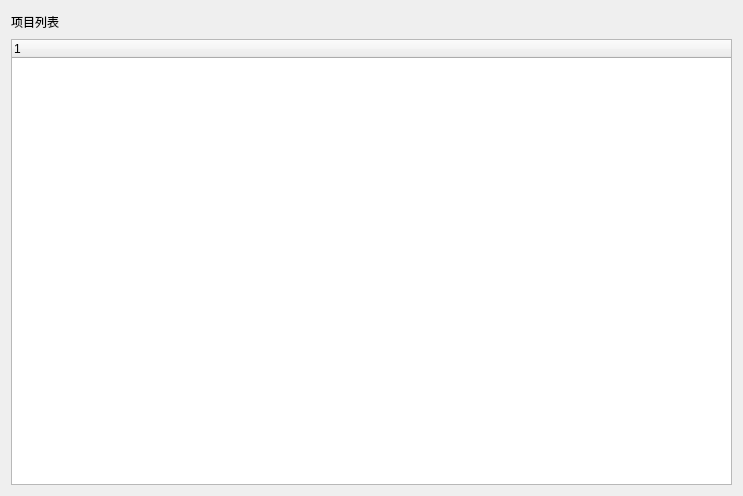
<?xml version="1.0" encoding="UTF-8"?>
<ui version="4.0">
 <class>ProTree</class>
 <widget class="QDialog" name="ProTree">
  <property name="geometry">
   <rect>
    <x>0</x>
    <y>0</y>
    <width>743</width>
    <height>496</height>
   </rect>
  </property>
  <property name="windowTitle">
   <string>Dialog</string>
  </property>
  <layout class="QVBoxLayout" name="verticalLayout_2">
   <item>
    <layout class="QVBoxLayout" name="verticalLayout" stretch="1,20">
     <item>
      <widget class="QLabel" name="label_pro">
       <property name="text">
        <string>项目列表</string>
       </property>
      </widget>
     </item>
     <item>
      <widget class="ProTreeWidget" name="treeWidget">
       <column>
        <property name="text">
         <string notr="true">1</string>
        </property>
       </column>
      </widget>
     </item>
    </layout>
   </item>
  </layout>
 </widget>
 <customwidgets>
  <customwidget>
   <class>ProTreeWidget</class>
   <extends>QTreeWidget</extends>
   <header location="global">protreewidget.h</header>
  </customwidget>
 </customwidgets>
 <resources/>
 <connections/>
</ui>
